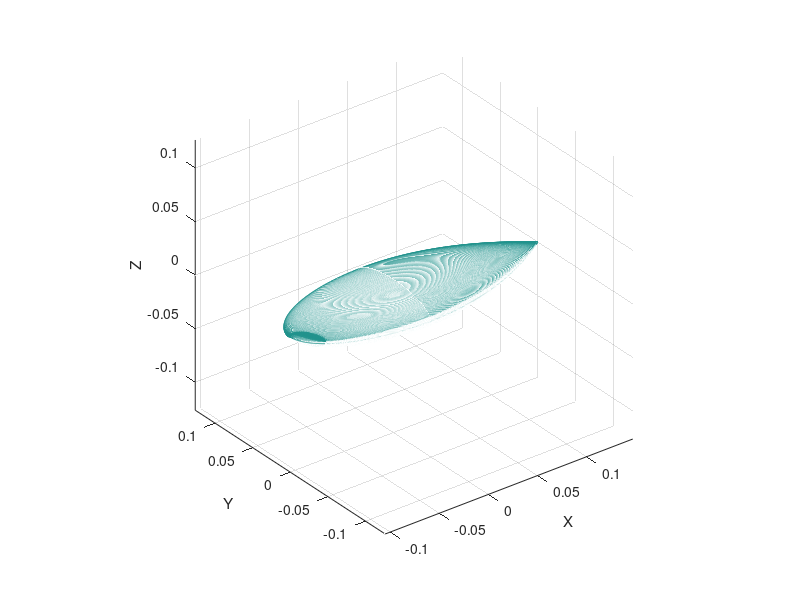

Recreate this plot in MATLAB. (Note: this script raises an error after producing the figure.)

%% Non-conforming Voxel FEM is implemented and it is applied to NASA Almond test-case to compute its Radar Cross Section  

%% ================================ Initializing ================================%%

clear all
close all
clc

Freq=1.19e9; % Frequency
C_0=2.997924580003452e+08; % speed of light
Lambda=C_0/Freq; % wavelength
k0=2*pi/Lambda; %wave number


%% ================================ plot NASA Almond ================================%%

% x<0 Part


d=9.936; % 9.936 inch  almond length inch

a=.193333;
b=.064444;

t=-.41667:.41667/500:0;
psi=-pi:2*pi/500:pi;

x=zeros(length(t),length(psi));
y=zeros(length(t),length(psi));
z=zeros(length(t),length(psi));

for i=1:length(t)
    
    for j=1:length(psi)
        
        x(i,j)=d*t(i);
        y(i,j)=a*d*(sqrt(1-(t(i)/0.41667)^2))*cos(psi(j));
        z(i,j)=b*d*(sqrt(1-(t(i)/0.41667)^2))*sin(psi(j));
        
    end
end

% inch to meter
x=x*(2.54/100);
y=y*(2.54/100);
z=z*(2.54/100);

C=.5*ones(length(z));
mesh(x,y,z,C)
xlabel X; ylabel Y; zlabel Z;
hold on

xmin_Almond=min(x(:));
%% x>0 Part


a=4.83345;
b=1.61115;

t=0:.58333/500:.58333;
psi=-pi:2*pi/500:pi;

x=zeros(length(t),length(psi));
y=zeros(length(t),length(psi));
z=zeros(length(t),length(psi));

for i=1:length(t)
    
    for j=1:length(psi)
        
        x(i,j)=d*t(i);
        y(i,j)=a*d*(sqrt(1-(t(i)/2.083350)^2)-.96)*cos(psi(j));
        z(i,j)=b*d*(sqrt(1-(t(i)/2.083350)^2)-.96)*sin(psi(j));
        
    end
end

C=.5*ones(length(z));

% inch to meter
x=x*(2.54/100);
y=y*(2.54/100);
z=z*(2.54/100);

mesh(x,y,z,C)
xlabel X; ylabel Y; zlabel Z;
hold on
axis equal


xmax_Almond=max(x(:));
ymax_Almond=max(y(:));
zmax_Almond=max(z(:));

%% ================================ 3D Mesh Generation ================================%%


Density=16; % Mesh Density (Grid Size)
D_ABC=4; % distance from scaterer to ABC (Absorbing Boundary Condition) surface is Lambda/D_ABC


hx=Lambda/Density; hy=Lambda/Density; hz=Lambda/Density;


Ny=ceil((ymax_Almond+Lambda/D_ABC)/hy);
ymax=Ny*hy; ymin=-ymax;

Nz=ceil((zmax_Almond+Lambda/D_ABC)/hz);
zmax=Nz*hz; zmin=-zmax;


Nxmax=ceil((xmax_Almond+Lambda/3)/hx);
xmax=Nxmax*hx; 

Nxmin=ceil((xmin_Almond-Lambda/4)/hx);
xmin=Nxmin*hx;


pts=[xmin ymin zmin  ; xmin ymax zmin  ; xmax ymin zmin  ; xmin ymin zmax  ];


d_almond=9.936*(2.54/100); % 9.936 inch almond length

tic

OT =OcTreeMeshArbitaryGrid(pts,d_almond,hx,hy,hz,'maxDepth',2);

toc






LeafElements=find(OT.BinIsLeaf==1);
BoundaryLeaf=LeafElements(find(OT.alpha(LeafElements)==0)); % find non_uniform elements with real indexing (before elimination)


%% Extract Leaf Elements
FinalElements=find(OT.BinIsLeaf==0);
OT.ConnectivityArray(FinalElements,:)=[];
OT.ConnectivityArrayEdge(FinalElements,:)=[];

OT.BinEdgeSize(FinalElements,:)=[];
OT.alpha(FinalElements,:)=[];
OT.BinBoundaries(FinalElements,:)=[];

OT.HangingNodes(:, find(sum(OT.HangingNodes) == 0)) = [];
OT.HangingNodesFace(:, find(sum(OT.HangingNodesFace) == 0)) = [];
OT.HangingEdge(:,find(sum(OT.HangingEdge) == 0)) = [];
OT.HangingEdgeFace(find(sum(OT.HangingEdgeFace,2) == 0),:) = [];


%% ================================ Visualize 3D mesh ================================%%

figure
pos=find(OT.alpha==0); % plot the PEC object
for i=1:length(pos)
    
    voxel([OT.BinBoundaries(pos(i),1) OT.BinBoundaries(pos(i),2) OT.BinBoundaries(pos(i),3)],[OT.BinEdgeSize(pos(i),1) OT.BinEdgeSize(pos(i),2) OT.BinEdgeSize(pos(i),3)],'r',.2)
    
    
end
view (35,45)
axis equal
% 
% figure
% pos=find(OT.alpha==1); %plot the non-PEC parts
% for i=1:length(pos)
%     
%     voxel([OT.BinBoundaries(pos(i),1) OT.BinBoundaries(pos(i),2) OT.BinBoundaries(pos(i),3)],[OT.BinEdgeSize(pos(i),1) OT.BinEdgeSize(pos(i),2) OT.BinEdgeSize(pos(i),3)],'g',.01)
%     
%     
% end
%        

Nn=max(OT.ConnectivityArrayEdge(:));  %Number of Edges


%% assign material to non_uniform elements

tic
temp=find(OT.alpha==0 );

for i=1:length(temp)
     OT.alpha=MaterialFinder_CenterPoint(OT.BinBoundaries(temp(i),:),temp(i),OT.alpha,1,2.25,d_almond);
end
toc

OT.alpha(find(OT.alpha==2.25))=0; % Assign zero to PEC materials



%% ================================ Assembly (Vectorized implementation) ================================%%
tic
Nn=(max(OT.ConnectivityArrayEdge(:)));

K1=[2 -2 1 -1 ; -2 2 -1 1 ; 1 -1 2 -2 ; -1 1 -2 2];
K2=[2 1 -2 -1 ; 1 2 -1 -2 ; -2 -1 2 1 ; -1 -2 1 2];
K3=[2 1 -2 -1 ; -2 -1 2 1; 1 2 -1 -2; -1 -2 1 2 ];
K4=[4 2 2 1 ; 2 4 1 2 ; 2 1 4 2 ; 1 2 2 4];

E_loc=(1/6)*[K1+K2 -K3 -K3' ; -K3' K1+K2 -K3 ; -K3 -K3' K1+K2];
F_loc=(1/36)*[K4 zeros(4) zeros(4) ; zeros(4) K4 zeros(4) ;  zeros(4) zeros(4) K4  ];


E_final=sparse(Nn,Nn);
F_final=sparse(Nn,Nn);


OT.ConnectivityArrayEdge=OT.ConnectivityArrayEdge';

E_loc=repmat(E_loc(:),1,size(OT.ConnectivityArrayEdge,2));
F_loc=repmat(F_loc(:),1,size(OT.ConnectivityArrayEdge,2));

E_loc=E_loc.*repmat((OT.BinEdgeSize(:,1))',144,1);

F_loc=F_loc.*repmat((OT.BinEdgeSize(:,1).^3)',144,1);
F_loc=F_loc.*repmat((OT.alpha)',144,1);


row = OT.ConnectivityArrayEdge([1:12 1:12 1:12 1:12 1:12 1:12 1:12 1:12 1:12 1:12 1:12 1:12],:);
col = OT.ConnectivityArrayEdge([ones(1,12) 2*ones(1,12) 3*ones(1,12) 4*ones(1,12) 5*ones(1,12) 6*ones(1,12) 7*ones(1,12) 8*ones(1,12) 9*ones(1,12) 10*ones(1,12) 11*ones(1,12) 12*ones(1,12)],:);

E_final=sparse(row,col,E_loc);
E_loc=[];

F_final=sparse(row,col,F_loc);

% deallocate space
F_loc=[];
row=[];
col=[];

MASS_final=E_final-k0^2*F_final;

OT.ConnectivityArrayEdge=OT.ConnectivityArrayEdge';
toc

%deallocate space
E_final=[];
F_final=[];

%% ================================ monostatic RCS analysis ================================%%

THETA=pi/2; % elevation angle is zero
i=1;

for PHI=0:pi/72:pi


[RCS1,ITER,SOLVETIME]=Oblique_Almond_NVFEM(THETA,PHI,OT,xmin,xmax,ymin,ymax,zmin,zmax,MASS_final,k0);

    DATA(i,:)=[ RCS1 ITER SOLVETIME ];

    i=i+1
    
end

DATA=[(180:-2.5:0)' DATA]; % computed RCS Data 
plot(DATA(:,1),10*log10(DATA(:,2)))






